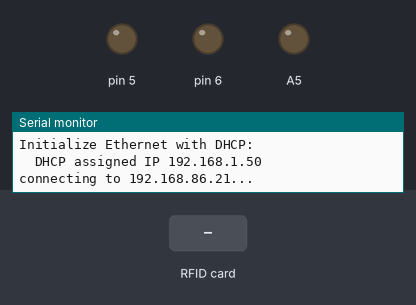
Simulated run of this sketch. Board: Arduino Uno, built for the host (arithmetic inside an expression is 32-bit, double 64-bit). On the bench: output pins drawn as LEDs (lit = HIGH), the last lines printed to the serial monitor. The inputs (shaded band) are chosen by the test bench. WiFi joins after 1.5 s; servers stay silent unless stated; uploads are accepted with an empty reply.

Above: at 3.7 s.
3.8 s: RFID card 5E 7A 19 C4 held to the reader
At 4.5 s:
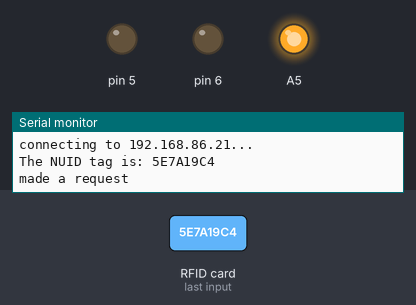
Timing chart, 0 to 6.8 s (numbered marks = the images above; inputs shaded):
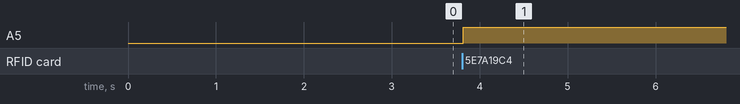

Measured:
- after the input at 3.8 s, A5: LOW → HIGH at once

The sketch:

ethernet-rfid.ino
```cpp
#include <SPI.h>
#include <Ethernet.h>
#include <MFRC522.h>

#define SS_PIN 7
#define RST_PIN 9
#define READER_ID "VICTOR_TEST"

MFRC522 rfid(SS_PIN, RST_PIN);
MFRC522::MIFARE_Key key;

byte nuidPICC[4];

// Enter a MAC address for your controller below.
// Newer Ethernet shields have a MAC address printed on a sticker on the shield
byte mac[] = { 0xDE, 0xAD, 0xBE, 0xEF, 0xFE, 0xED };

IPAddress server(192, 168, 86, 21);  // numeric IP for Google (no DNS)
// char server[] = "http://192.168.86.21";    // name address for Google (using DNS)

// Set the static IP address to use if the DHCP fails to assign
IPAddress ip(192, 168, 0, 177);
IPAddress myDns(192, 168, 0, 1);

EthernetClient client;

// Variables to measure the speed
unsigned long beginMicros, endMicros;
unsigned long byteCount = 0;
bool printWebData = true;  // set to false for better speed measurement

void setup() {
  // You can use Ethernet.init(pin) to configure the CS pin
  //Ethernet.init(10);  // Most Arduino shields
  //Ethernet.init(5);   // MKR ETH shield
  //Ethernet.init(0);   // Teensy 2.0
  //Ethernet.init(20);  // Teensy++ 2.0
  //Ethernet.init(15);  // ESP8266 with Adafruit Featherwing Ethernet
  //Ethernet.init(33);  // ESP32 with Adafruit Featherwing Ethernet


  SPI.begin();
  rfid.PCD_Init();
  rfid.PCD_SetAntennaGain(0xFF);
  pinMode(A5, OUTPUT);
  pinMode(5, OUTPUT);
  pinMode(6, OUTPUT);

  // Open serial communications and wait for port to open:
  Serial.begin(115200);
  while (!Serial) {
    ;  // wait for serial port to connect. Needed for native USB port only
  }

  // start the Ethernet connection:
  Serial.println("Initialize Ethernet with DHCP:");
  if (Ethernet.begin(mac) == 0) {
    Serial.println("Failed to configure Ethernet using DHCP");
    // Check for Ethernet hardware present
    if (Ethernet.hardwareStatus() == EthernetNoHardware) {
      Serial.println("Ethernet shield was not found.  Sorry, can't run without hardware. :(");
      while (true) {
        delay(1);  // do nothing, no point running without Ethernet hardware
      }
    }
    if (Ethernet.linkStatus() == LinkOFF) {
      Serial.println("Ethernet cable is not connected.");
    }
    // try to congifure using IP address instead of DHCP:
    Ethernet.begin(mac, ip, myDns);
  } else {
    Serial.print("  DHCP assigned IP ");
    Serial.println(Ethernet.localIP());
  }
  // give the Ethernet shield a second to initialize:
  delay(1000);
  Serial.print("connecting to ");
  Serial.print(server);
  Serial.println("...");
}

void loop() {
  // if there are incoming bytes available
  // from the server, read them and print them:

  // int len = client.available();
  // if (len > 0) {
  //   byte buffer[80];
  //   if (len > 80) len = 80;
  //   client.read(buffer, len);
  //   if (printWebData) {
  //     Serial.write(buffer, len);  // show in the serial monitor (slows some boards)
  //   }
  //   byteCount = byteCount + len;
  //   Serial.println();
  // }

  int len = client.available();
  if (len > 0) {
    String req = client.readStringUntil('*');
    Serial.println(req);
    if (req.indexOf("GOOD") >= 0) {
      digitalWrite(A5, LOW);
      digitalWrite(5, HIGH);
      delay(500);
      digitalWrite(5, LOW);
    } else if (req.indexOf("BAD") >= 0) {
      digitalWrite(A5, LOW);
      digitalWrite(6, HIGH);
      delay(500);
      digitalWrite(6, LOW);
    }

    // Serial.println(req);
    client.flush(); // TODO: investigate what this does
  }

  if (!rfid.PICC_IsNewCardPresent()) {
    digitalWrite(5, LOW);
    return;
  }

  digitalWrite(5, LOW);

  if (rfid.PICC_ReadCardSerial()) {
    digitalWrite(A5, HIGH);
    // Serial.print(F("PICC type: "));
    MFRC522::PICC_Type piccType = rfid.PICC_GetType(rfid.uid.sak);
    // Serial.println(rfid.PICC_GetTypeName(piccType));

    for (byte i = 0; i < 4; i++) {
      nuidPICC[i] = rfid.uid.uidByte[i];
    }

    Serial.print("The NUID tag is: ");
    printHex(rfid.uid.uidByte, rfid.uid.size);
    Serial.println();
    // digitalWrite(5, HIGH);

    if (client.connect(server, 3030)) {
      client.println("GET /?rfid=" + String(getHex(rfid.uid.uidByte, rfid.uid.size)) + "&id=" + READER_ID + " HTTP/1.1");
      client.println("Connection: close");
      client.println();  // end HTTP header
      Serial.println("made a request");
      Serial.println();
    } else {
      // couldn't connect to server :(
      digitalWrite(A5, LOW);
    }
  }
}

void printHex(byte *buffer, byte bufferSize) {
  for (byte i = 0; i < bufferSize; i++) {
    Serial.print(buffer[i] < 0x10 ? "0" : "");
    Serial.print(buffer[i], HEX);
  }
}

String getHex(byte *buffer, byte bufferSize) {
  String out = "";
  for (byte i = 0; i < bufferSize; i++) {
    out += buffer[i] < 0x10 ? "0" : "";
    out += String(buffer[i], HEX);
  }
  out.toUpperCase();
  return out;
}
```
